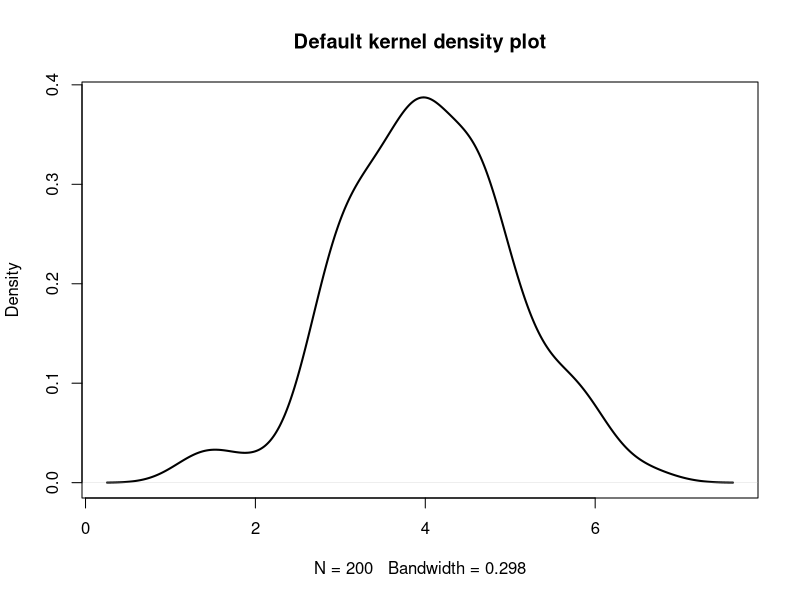
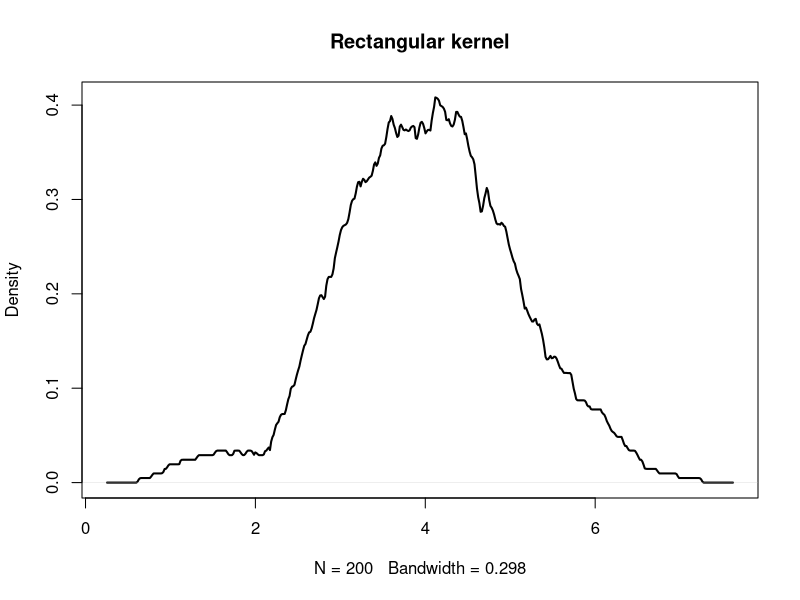
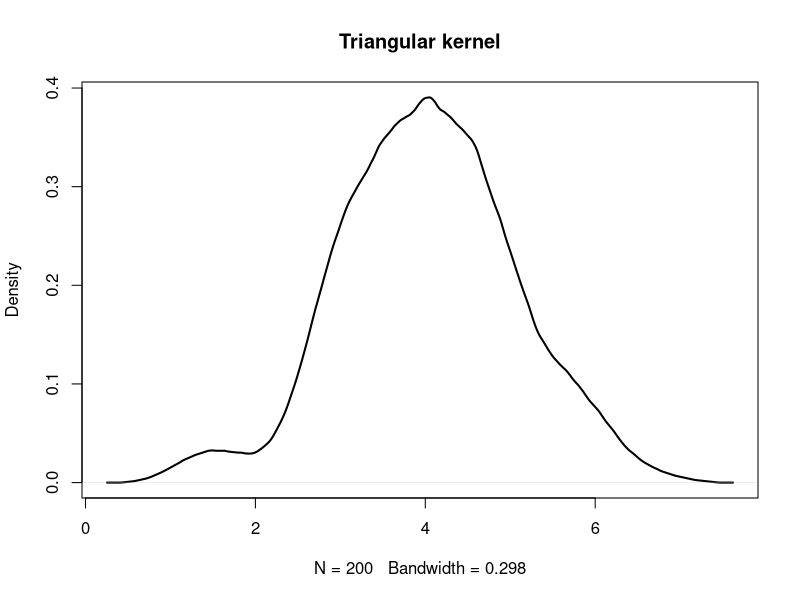
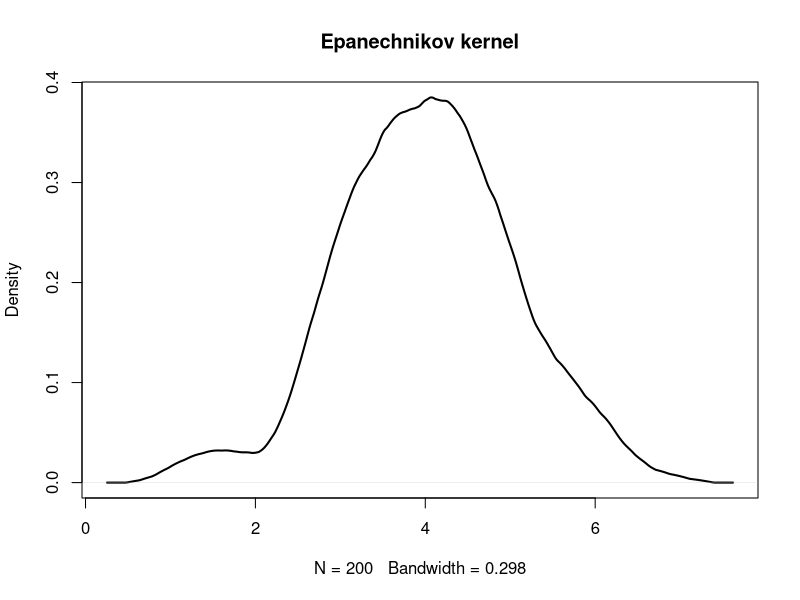
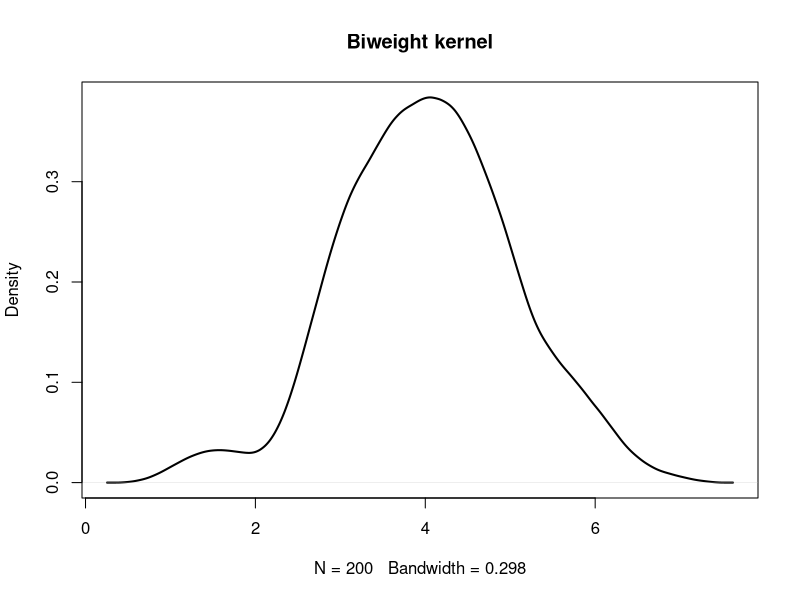
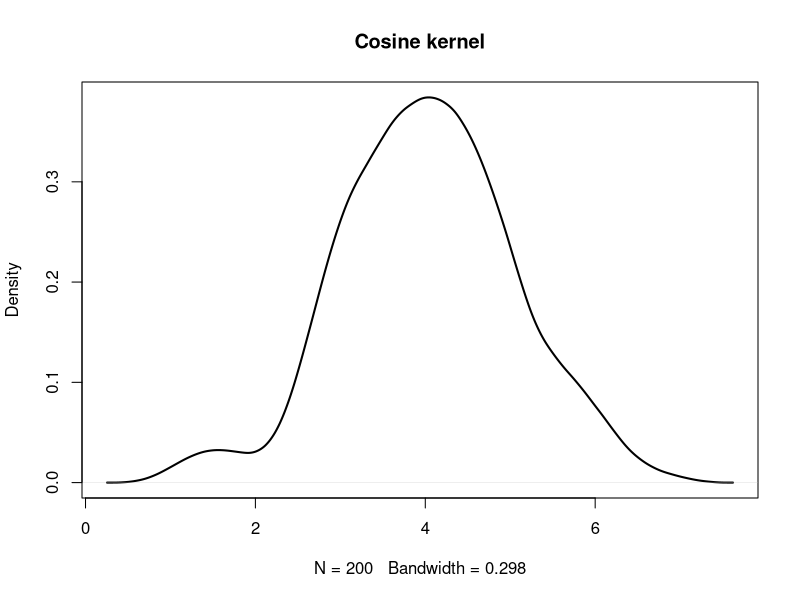
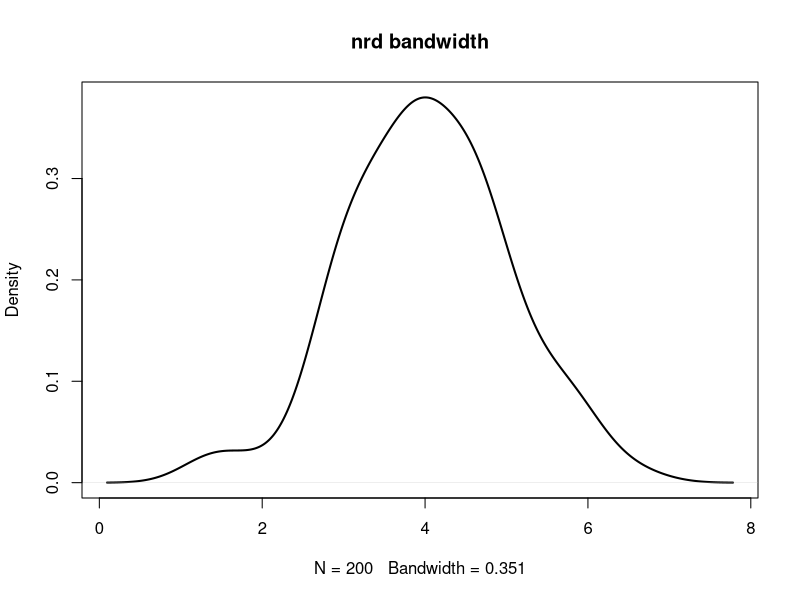
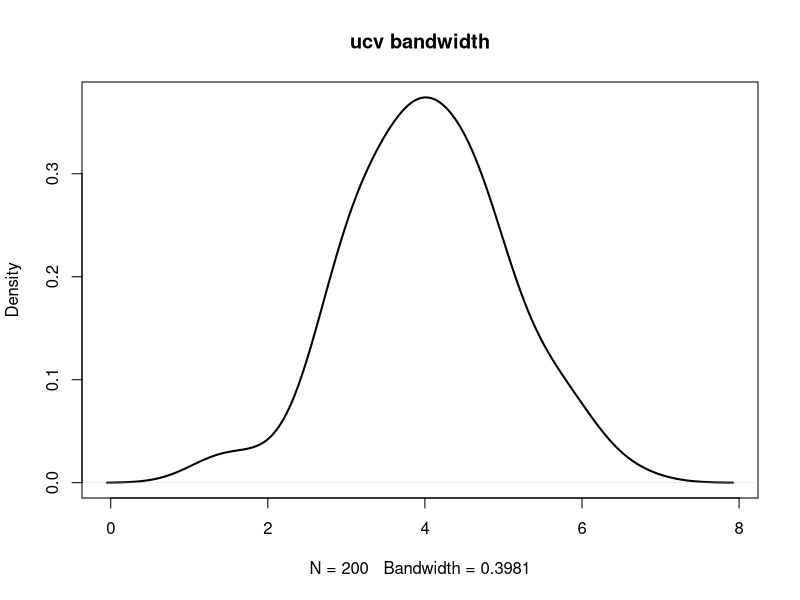

Here is the R script that generated these plots, in order:
set.seed(14012021)
data <- rnorm(200, mean = 4)

# Kernel density estimation
d <- density(data)

# Kernel density plot
plot(d, lwd = 2, main = "Default kernel density plot")

# Kernel selection
# "gaussian" ,"rectangular", "triangular", "epanechnikov", 
# "biweight", "cosine" , "optcosine"

# Rectangular kernel
d <- density(data,
             kernel = "rectangular")
plot(d, lwd = 2, main = "Rectangular kernel")

# Triangular kernel
d <- density(data,
             kernel = "triangular")
plot(d, lwd = 2, main = "Triangular kernel")

# Epanechnikov kernel
d <- density(data,
             kernel = "epanechnikov")
plot(d, lwd = 2, main = "Epanechnikov kernel")

# Biweight kernel
d <- density(data,
             kernel = "biweight")
plot(d, lwd = 2, main = "Biweight kernel")

# Cosine kernel
d <- density(data,
             kernel = "cosine")
plot(d, lwd = 2, main = "Cosine kernel")

# Rule-of-thumb variation given by Scott
d <- density(data,
             bw = "nrd")
plot(d, lwd = 2, main = "nrd bandwidth")

# Unbiased cross-validation
d <- density(data,
             bw = "ucv")
plot(d, lwd = 2, main = "ucv bandwidth")

# Biased cross-validation
d <- density(data,
             bw = "bcv")
plot(d, lwd = 2, main = "bcv bandwidth")

# Methods by Sheather & Jones 
d <- density(data,
             bw = "SJ")
plot(d, lwd = 2, main = "SJ bandwidth")
